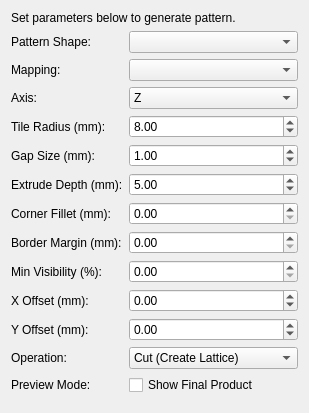
<?xml version="1.0" encoding="UTF-8"?>
<ui version="4.0">
 <class>TaskPanel</class>
 <widget class="QWidget" name="TaskPanel">
  <layout class="QVBoxLayout">
   <item><widget class="QLabel" name="instruction"><property name="text"><string>Set parameters below to generate pattern.</string></property></widget></item>
   <item>
    <layout class="QFormLayout">
     <item row="0" column="0"><widget class="QLabel"><property name="text"><string>Pattern Shape:</string></property></widget></item>
     <item row="0" column="1">
      <widget class="QComboBox" name="pattern_combo">
      </widget>
     </item>
     <item row="1" column="0"><widget class="QLabel"><property name="text"><string>Mapping:</string></property></widget></item>
     <item row="1" column="1">
      <widget class="QComboBox" name="mapping_combo">
      </widget>
     </item>
     <item row="2" column="0"><widget class="QLabel"><property name="text"><string>Axis:</string></property></widget></item>
     <item row="2" column="1">
      <widget class="QComboBox" name="axis_combo">
       <item><property name="text"><string>Z</string></property></item>
       <item><property name="text"><string>X</string></property></item>
       <item><property name="text"><string>Y</string></property></item>
      </widget>
     </item>
     <item row="3" column="0"><widget class="QLabel"><property name="text"><string>Tile Radius (mm):</string></property></widget></item>
     <item row="3" column="1"><widget class="QDoubleSpinBox" name="radius_spin"><property name="value"><double>8.0</double></property></widget></item>
     <item row="4" column="0"><widget class="QLabel"><property name="text"><string>Gap Size (mm):</string></property></widget></item>
     <item row="4" column="1"><widget class="QDoubleSpinBox" name="gap_spin"><property name="value"><double>1.0</double></property></widget></item>
     <item row="5" column="0"><widget class="QLabel"><property name="text"><string>Extrude Depth (mm):</string></property></widget></item>
     <item row="5" column="1"><widget class="QDoubleSpinBox" name="depth_spin"><property name="value"><double>5.0</double></property></widget></item>
     <item row="6" column="0"><widget class="QLabel"><property name="text"><string>Corner Fillet (mm):</string></property></widget></item>
     <item row="6" column="1"><widget class="QDoubleSpinBox" name="fillet_spin"><property name="value"><double>0.0</double></property></widget></item>
     <item row="7" column="0"><widget class="QLabel"><property name="text"><string>Border Margin (mm):</string></property></widget></item>
     <item row="7" column="1"><widget class="QDoubleSpinBox" name="border_spin"><property name="value"><double>0.0</double></property></widget></item>
     <item row="8" column="0"><widget class="QLabel"><property name="text"><string>Min Visibility (%):</string></property></widget></item>
     <item row="8" column="1"><widget class="QDoubleSpinBox" name="threshold_spin"><property name="value"><double>0.0</double></property></widget></item>
     <item row="9" column="0"><widget class="QLabel"><property name="text"><string>X Offset (mm):</string></property></widget></item>
     <item row="9" column="1"><widget class="QDoubleSpinBox" name="offset_x_spin"><property name="minimum"><double>-1000.0</double></property><property name="maximum"><double>1000.0</double></property></widget></item>
     <item row="10" column="0"><widget class="QLabel"><property name="text"><string>Y Offset (mm):</string></property></widget></item>
     <item row="10" column="1"><widget class="QDoubleSpinBox" name="offset_y_spin"><property name="minimum"><double>-1000.0</double></property><property name="maximum"><double>1000.0</double></property></widget></item>
     <item row="11" column="0"><widget class="QLabel"><property name="text"><string>Operation:</string></property></widget></item>
     <item row="11" column="1">
      <widget class="QComboBox" name="operation_combo">
       <item><property name="text"><string>Cut (Create Lattice)</string></property></item>
       <item><property name="text"><string>Common (Create Panels)</string></property></item>
      </widget>
     </item>
     <item row="12" column="0"><widget class="QLabel"><property name="text"><string>Preview Mode:</string></property></widget></item>
     <item row="12" column="1">
      <widget class="QCheckBox" name="preview_toggle_check">
       <property name="text"><string>Show Final Product</string></property>
      </widget>
     </item>
    </layout>
   </item>
   <item><spacer><property name="orientation"><enum>Qt::Vertical</enum></property></spacer></item>
  </layout>
 </widget>
</ui>
